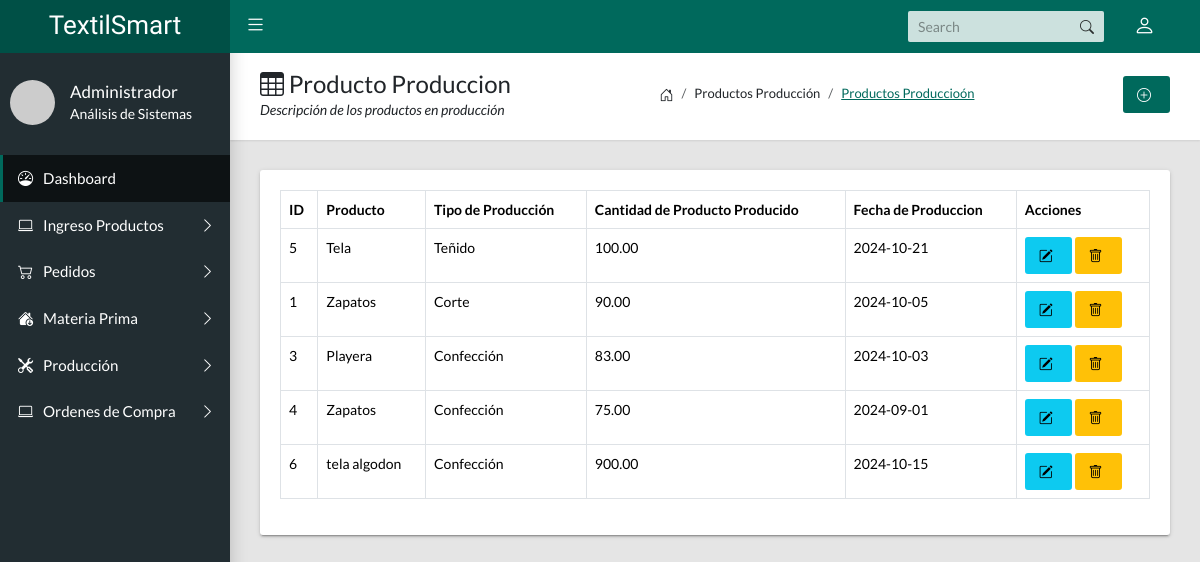
The page /?c=productoproduccion on the database its author committed.
### tables this page shows
CREATE TABLE `producto_produccion` (
  `id_producto_produccion` int(11) NOT NULL,
  `id_producto` int(11) DEFAULT NULL,
  `id_produccion` int(11) DEFAULT NULL,
  `cantidad_producida` decimal(10,2) DEFAULT NULL,
  `fecha` date DEFAULT NULL
);

CREATE TABLE `producto` (
  `id_producto` int(11) NOT NULL,
  `nombre_producto` varchar(100) DEFAULT NULL,
  `descripcion_producto` text DEFAULT NULL,
  `costo_produccion` decimal(10,2) DEFAULT NULL,
  `cantidad_disponible` decimal(10,2) DEFAULT NULL,
  `fecha_creacion` date DEFAULT NULL
);

CREATE TABLE `proceso_produccion` (
  `id_proceso` int(11) NOT NULL,
  `nombre_proceso` varchar(100) DEFAULT NULL,
  `descripcion_proceso` text DEFAULT NULL
);

### Controlador/productoproduccion.controlador.php (called while the page is built, shortened)
<?php
require_once "Modelo/productoproduccion.php";
class ProductoProduccionControlador{
    public function __CONSTRUCT(){
        $this->modelo=new ProductoProduccion;
    }
    public function Inicio(){
        require_once "Vista/encabezado.php";
        require_once "Vista/productoproduccion/index.php";
        require_once "Vista/pie.php";
    }
}

### Modelo/basededatos.php (called while the page is built, shortened)
<?php
class BasedeDatos{
    public static function Conectar(){
        try {
            $conexion = new PDO
            ("mysql:host=".self::servidor.";dbname=".self::nombrebd.";chartset=utf8",self::usuariobd,self::clave);
            $conexion -> setAttribute(PDO::ATTR_ERRMODE,PDO::ERRMODE_EXCEPTION);
            return $conexion;
        }catch(PDOException $e){
            return "Fallo ".$e->getMessage();
        }
    }
}

### Modelo/productoproduccion.php (called while the page is built, shortened)
<?php
class ProductoProduccion{
    private $pdo;
    public function __CONSTRUCT(){
        $this->pdo = BasedeDatos::Conectar();
    }
    public function ListarProductoProduccion(){
        try{
            $consulta = $this->pdo->prepare
            ("SELECT prodp.*,procp.nombre_proceso AS nombre_proceso,p.nombre_producto
            FROM
                producto_produccion prodp
            INNER JOIN
                produccion imp ON prodp.id_produccion = imp.id_produccion
            INNER JOIN
                proceso_produccion procp ON imp.id_proceso = procp.id_proceso
            INNER JOIN
                producto p ON prodp.id_producto = p.id_producto;
            ");
            $consulta->execute();
            return $consulta->fetchAll(PDO::FETCH_OBJ);
        }catch(Exception $e){
            die($e->getMessage());
        }
    }
}

### Vista/productoproduccion/index.php (the view)
<main class="app-content">
      <div class="app-title">
        <div>
          <h1><i class="bi bi-table"></i> Producto Produccion</h1>
          <p>Descripción de los productos en producción</p>
        </div>
        <ul class="app-breadcrumb breadcrumb side">
          <li class="breadcrumb-item"><i class="bi bi-house-door fs-6"></i></li>
          <li class="breadcrumb-item">Productos Producción</li>
          <li class="breadcrumb-item active"><a href="#">Productos Produccioón</a></li>
        </ul>
      <div><a class="btn btn-primary btn-flat" href="?c=productoproduccion&a=FormCrearProductoProduccion"><i class="bi bi-plus-circle"></i></a>
      </div>
      </div>
      <div class="row">
        <div class="col-md-12">
          <div class="tile">
            <div class="tile-body">
              <div class="table-responsive">
                <table class="table table-hover table-bordered" id="sampleTable">
                  <thead>
                    <tr>
                      <th>ID</th>
                      <th>Producto</th>
                      <th>Tipo de Producción</th>
                      <th>Cantidad de Producto Producido</th>
                      <th>Fecha de Produccion</th>
                      <th>Acciones</th>
                    </tr>
                  </thead>
                  <tbody>
                <?php foreach($this->modelo->ListarProductoProduccion()as$r): ?>
                    <tr>
                      <td><?=$r->id_producto_produccion?></td>
                      <td><?=$r->nombre_producto?></td>
                      <td><?=$r->nombre_proceso?></td>
                      <td><?=$r->cantidad_producida?></td>
                      <td><?=$r->fecha?></td>
                      <td>
                        <a class="btn btn-info btn-flat" href="?c=productoproduccion&a=FormCrearProductoProduccion&id=<?=$r->id_producto_produccion?>"><i class="bi bi-pencil-square"></i></a>
                        <a class="btn btn-warning btn-flat" href="?c=productoproduccion&a=BorrarProductoProduccion&id=<?=$r->id_producto_produccion?>"><i class="bi bi-trash"></i></a>
                      </td>
                    </tr>
                <?php endforeach;?>
                  </tbody>
                </table>
              </div>
            </div>
          </div>
        </div>
      </div>
    </main>

### rows shown on the page
producto_produccion: id_producto_produccion "5", id_producto.nombre_producto "Tela", proceso_produccion.nombre_proceso "Teñido", cantidad_producida "100.00", fecha "2024-10-21"
producto_produccion: id_producto_produccion "1", id_producto.nombre_producto "Zapatos", proceso_produccion.nombre_proceso "Corte", cantidad_producida "90.00", fecha "2024-10-05"
producto_produccion: id_producto_produccion "3", id_producto.nombre_producto "Playera", proceso_produccion.nombre_proceso "Confección", cantidad_producida "83.00", fecha "2024-10-03"
producto_produccion: id_producto_produccion "4", id_producto.nombre_producto "Zapatos", proceso_produccion.nombre_proceso "Confección", cantidad_producida "75.00", fecha "2024-09-01"
producto_produccion: id_producto_produccion "6", id_producto.nombre_producto "tela algodon", proceso_produccion.nombre_proceso "Confección", cantidad_producida "900.00", fecha "2024-10-15"
